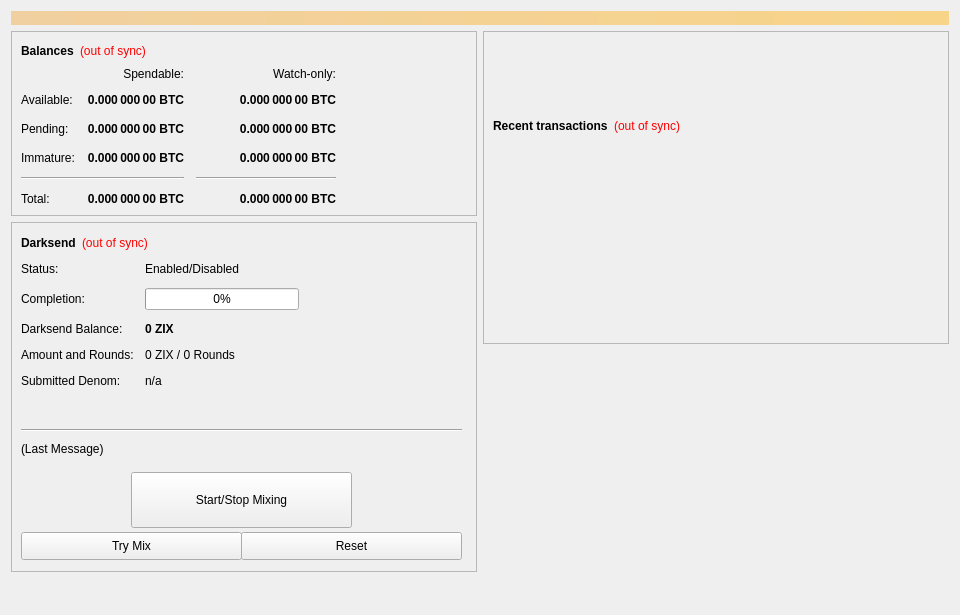
<?xml version="1.0" encoding="UTF-8"?>
<ui version="4.0">
 <class>OverviewPage</class>
 <widget class="QWidget" name="OverviewPage">
  <property name="geometry">
   <rect>
    <x>0</x>
    <y>0</y>
    <width>960</width>
    <height>615</height>
   </rect>
  </property>
  <property name="minimumSize">
   <size>
    <width>960</width>
    <height>0</height>
   </size>
  </property>
  <property name="windowTitle">
   <string>Form</string>
  </property>
  <layout class="QVBoxLayout" name="topLayout">
   <item>
    <widget class="QLabel" name="labelAlerts">
     <property name="visible">
      <bool>false</bool>
     </property>
     <property name="styleSheet">
      <string notr="true">background-color: qlineargradient(x1: 0, y1: 0, x2: 1, y2: 0, stop:0 #F0D0A0, stop:1 #F8D488); color:#000000;</string>
     </property>
     <property name="wordWrap">
      <bool>true</bool>
     </property>
     <property name="margin">
      <number>3</number>
     </property>
    </widget>
   </item>
   <item>
    <layout class="QHBoxLayout" name="horizontalLayout" stretch="1,1">
     <item>
      <layout class="QVBoxLayout" name="verticalLayout_2">
       <item>
        <widget class="QFrame" name="frame">
         <property name="frameShape">
          <enum>QFrame::StyledPanel</enum>
         </property>
         <property name="frameShadow">
          <enum>QFrame::Raised</enum>
         </property>
         <layout class="QVBoxLayout" name="verticalLayout_4">
          <item>
           <layout class="QHBoxLayout" name="horizontalLayout_4">
            <item>
             <widget class="QLabel" name="label_5">
              <property name="font">
               <font>
                <weight>75</weight>
                <bold>true</bold>
               </font>
              </property>
              <property name="text">
               <string>Balances</string>
              </property>
             </widget>
            </item>
            <item>
             <widget class="QLabel" name="labelWalletStatus">
              <property name="cursor">
               <cursorShape>WhatsThisCursor</cursorShape>
              </property>
              <property name="toolTip">
               <string>The displayed information may be out of date. Your wallet automatically synchronizes with the ZIX network after a connection is established, but this process has not completed yet.</string>
              </property>
              <property name="styleSheet">
               <string notr="true">QLabel { color: red; }</string>
              </property>
              <property name="text">
               <string notr="true">(out of sync)</string>
              </property>
              <property name="alignment">
               <set>Qt::AlignLeading|Qt::AlignLeft|Qt::AlignVCenter</set>
              </property>
             </widget>
            </item>
            <item>
             <spacer name="horizontalSpacer_3">
              <property name="orientation">
               <enum>Qt::Horizontal</enum>
              </property>
              <property name="sizeHint" stdset="0">
               <size>
                <width>40</width>
                <height>20</height>
               </size>
              </property>
             </spacer>
            </item>
           </layout>
          </item>
          <item>
           <layout class="QGridLayout" name="gridLayout">
            <property name="spacing">
             <number>12</number>
            </property>
            <item row="2" column="2">
             <widget class="QLabel" name="labelWatchPending">
              <property name="font">
               <font>
                <weight>75</weight>
                <bold>true</bold>
               </font>
              </property>
              <property name="cursor">
               <cursorShape>IBeamCursor</cursorShape>
              </property>
              <property name="toolTip">
               <string>Unconfirmed transactions to watch-only addresses</string>
              </property>
              <property name="text">
               <string notr="true">0.000 000 00 BTC</string>
              </property>
              <property name="alignment">
               <set>Qt::AlignRight|Qt::AlignTrailing|Qt::AlignVCenter</set>
              </property>
              <property name="textInteractionFlags">
               <set>Qt::LinksAccessibleByMouse|Qt::TextSelectableByKeyboard|Qt::TextSelectableByMouse</set>
              </property>
             </widget>
            </item>
            <item row="2" column="1">
             <widget class="QLabel" name="labelUnconfirmed">
              <property name="font">
               <font>
                <weight>75</weight>
                <bold>true</bold>
               </font>
              </property>
              <property name="cursor">
               <cursorShape>IBeamCursor</cursorShape>
              </property>
              <property name="toolTip">
               <string>Total of transactions that have yet to be confirmed, and do not yet count toward the spendable balance</string>
              </property>
              <property name="text">
               <string notr="true">0.000 000 00 BTC</string>
              </property>
              <property name="alignment">
               <set>Qt::AlignRight|Qt::AlignTrailing|Qt::AlignVCenter</set>
              </property>
              <property name="textInteractionFlags">
               <set>Qt::LinksAccessibleByMouse|Qt::TextSelectableByKeyboard|Qt::TextSelectableByMouse</set>
              </property>
             </widget>
            </item>
            <item row="3" column="2">
             <widget class="QLabel" name="labelWatchImmature">
              <property name="font">
               <font>
                <weight>75</weight>
                <bold>true</bold>
               </font>
              </property>
              <property name="cursor">
               <cursorShape>IBeamCursor</cursorShape>
              </property>
              <property name="toolTip">
               <string>Staked or masternode rewards in watch-only addresses that has not yet matured</string>
              </property>
              <property name="text">
               <string notr="true">0.000 000 00 BTC</string>
              </property>
              <property name="alignment">
               <set>Qt::AlignRight|Qt::AlignTrailing|Qt::AlignVCenter</set>
              </property>
              <property name="textInteractionFlags">
               <set>Qt::LinksAccessibleByMouse|Qt::TextSelectableByKeyboard|Qt::TextSelectableByMouse</set>
              </property>
             </widget>
            </item>
            <item row="4" column="0" colspan="2">
             <widget class="Line" name="lineSpendableBalance">
              <property name="orientation">
               <enum>Qt::Horizontal</enum>
              </property>
             </widget>
            </item>
            <item row="4" column="2">
             <widget class="Line" name="lineWatchBalance">
              <property name="sizePolicy">
               <sizepolicy hsizetype="Preferred" vsizetype="Fixed">
                <horstretch>0</horstretch>
                <verstretch>0</verstretch>
               </sizepolicy>
              </property>
              <property name="minimumSize">
               <size>
                <width>140</width>
                <height>0</height>
               </size>
              </property>
              <property name="orientation">
               <enum>Qt::Horizontal</enum>
              </property>
             </widget>
            </item>
            <item row="5" column="0">
             <widget class="QLabel" name="labelTotalText">
              <property name="text">
               <string>Total:</string>
              </property>
             </widget>
            </item>
            <item row="3" column="1">
             <widget class="QLabel" name="labelImmature">
              <property name="font">
               <font>
                <weight>75</weight>
                <bold>true</bold>
               </font>
              </property>
              <property name="cursor">
               <cursorShape>IBeamCursor</cursorShape>
              </property>
              <property name="toolTip">
               <string>Staked or masternode rewards that has not yet matured</string>
              </property>
              <property name="text">
               <string notr="true">0.000 000 00 BTC</string>
              </property>
              <property name="alignment">
               <set>Qt::AlignRight|Qt::AlignTrailing|Qt::AlignVCenter</set>
              </property>
              <property name="textInteractionFlags">
               <set>Qt::LinksAccessibleByMouse|Qt::TextSelectableByKeyboard|Qt::TextSelectableByMouse</set>
              </property>
             </widget>
            </item>
            <item row="2" column="3">
             <spacer name="horizontalSpacer_2">
              <property name="orientation">
               <enum>Qt::Horizontal</enum>
              </property>
              <property name="sizeHint" stdset="0">
               <size>
                <width>40</width>
                <height>20</height>
               </size>
              </property>
             </spacer>
            </item>
            <item row="3" column="0">
             <widget class="QLabel" name="labelImmatureText">
              <property name="text">
               <string>Immature:</string>
              </property>
             </widget>
            </item>
            <item row="5" column="1">
             <widget class="QLabel" name="labelTotal">
              <property name="font">
               <font>
                <weight>75</weight>
                <bold>true</bold>
               </font>
              </property>
              <property name="cursor">
               <cursorShape>IBeamCursor</cursorShape>
              </property>
              <property name="toolTip">
               <string>Your current total balance</string>
              </property>
              <property name="text">
               <string notr="true">0.000 000 00 BTC</string>
              </property>
              <property name="alignment">
               <set>Qt::AlignRight|Qt::AlignTrailing|Qt::AlignVCenter</set>
              </property>
              <property name="textInteractionFlags">
               <set>Qt::LinksAccessibleByMouse|Qt::TextSelectableByKeyboard|Qt::TextSelectableByMouse</set>
              </property>
             </widget>
            </item>
            <item row="5" column="2">
             <widget class="QLabel" name="labelWatchTotal">
              <property name="font">
               <font>
                <weight>75</weight>
                <bold>true</bold>
               </font>
              </property>
              <property name="cursor">
               <cursorShape>IBeamCursor</cursorShape>
              </property>
              <property name="toolTip">
               <string>Current total balance in watch-only addresses</string>
              </property>
              <property name="text">
               <string notr="true">0.000 000 00 BTC</string>
              </property>
              <property name="alignment">
               <set>Qt::AlignRight|Qt::AlignTrailing|Qt::AlignVCenter</set>
              </property>
              <property name="textInteractionFlags">
               <set>Qt::LinksAccessibleByMouse|Qt::TextSelectableByKeyboard|Qt::TextSelectableByMouse</set>
              </property>
             </widget>
            </item>
            <item row="0" column="2">
             <widget class="QLabel" name="labelWatchonly">
              <property name="text">
               <string>Watch-only:</string>
              </property>
              <property name="alignment">
               <set>Qt::AlignRight|Qt::AlignTrailing|Qt::AlignVCenter</set>
              </property>
             </widget>
            </item>
            <item row="1" column="0">
             <widget class="QLabel" name="labelBalanceText">
              <property name="text">
               <string>Available:</string>
              </property>
             </widget>
            </item>
            <item row="1" column="1">
             <widget class="QLabel" name="labelBalance">
              <property name="font">
               <font>
                <weight>75</weight>
                <bold>true</bold>
               </font>
              </property>
              <property name="cursor">
               <cursorShape>IBeamCursor</cursorShape>
              </property>
              <property name="toolTip">
               <string>Your current spendable balance</string>
              </property>
              <property name="text">
               <string notr="true">0.000 000 00 BTC</string>
              </property>
              <property name="alignment">
               <set>Qt::AlignRight|Qt::AlignTrailing|Qt::AlignVCenter</set>
              </property>
              <property name="textInteractionFlags">
               <set>Qt::LinksAccessibleByMouse|Qt::TextSelectableByKeyboard|Qt::TextSelectableByMouse</set>
              </property>
             </widget>
            </item>
            <item row="1" column="2">
             <widget class="QLabel" name="labelWatchAvailable">
              <property name="font">
               <font>
                <weight>75</weight>
                <bold>true</bold>
               </font>
              </property>
              <property name="cursor">
               <cursorShape>IBeamCursor</cursorShape>
              </property>
              <property name="toolTip">
               <string>Your current balance in watch-only addresses</string>
              </property>
              <property name="text">
               <string notr="true">0.000 000 00 BTC</string>
              </property>
              <property name="alignment">
               <set>Qt::AlignRight|Qt::AlignTrailing|Qt::AlignVCenter</set>
              </property>
              <property name="textInteractionFlags">
               <set>Qt::LinksAccessibleByMouse|Qt::TextSelectableByKeyboard|Qt::TextSelectableByMouse</set>
              </property>
             </widget>
            </item>
            <item row="2" column="0">
             <widget class="QLabel" name="labelPendingText">
              <property name="text">
               <string>Pending:</string>
              </property>
             </widget>
            </item>
            <item row="0" column="1">
             <widget class="QLabel" name="labelSpendable">
              <property name="text">
               <string>Spendable:</string>
              </property>
              <property name="alignment">
               <set>Qt::AlignRight|Qt::AlignTrailing|Qt::AlignVCenter</set>
              </property>
             </widget>
            </item>
           </layout>
          </item>
         </layout>
        </widget>
       </item>
       <item>
        <widget class="QFrame" name="frameDarksend">
         <property name="minimumSize">
          <size>
           <width>0</width>
           <height>350</height>
          </size>
         </property>
         <property name="layoutDirection">
          <enum>Qt::LeftToRight</enum>
         </property>
         <property name="frameShape">
          <enum>QFrame::StyledPanel</enum>
         </property>
         <property name="frameShadow">
          <enum>QFrame::Raised</enum>
         </property>
         <widget class="QWidget" name="formLayoutWidget">
          <property name="geometry">
           <rect>
            <x>10</x>
            <y>40</y>
            <width>451</width>
            <height>161</height>
           </rect>
          </property>
          <layout class="QFormLayout" name="formLayout">
           <property name="fieldGrowthPolicy">
            <enum>QFormLayout::AllNonFixedFieldsGrow</enum>
           </property>
           <property name="horizontalSpacing">
            <number>11</number>
           </property>
           <property name="verticalSpacing">
            <number>12</number>
           </property>
           <item row="0" column="0">
            <widget class="QLabel" name="label_6">
             <property name="text">
              <string>Status:</string>
             </property>
            </widget>
           </item>
           <item row="1" column="0">
            <widget class="QLabel" name="label_7">
             <property name="text">
              <string>Completion:</string>
             </property>
            </widget>
           </item>
           <item row="1" column="1">
            <widget class="QProgressBar" name="DarksendProgress">
             <property name="maximumSize">
              <size>
               <width>154</width>
               <height>16777215</height>
              </size>
             </property>
             <property name="value">
              <number>0</number>
             </property>
            </widget>
           </item>
           <item row="2" column="0">
            <widget class="QLabel" name="labelAnonymizedText">
             <property name="text">
              <string>Darksend Balance:</string>
             </property>
            </widget>
           </item>
           <item row="2" column="1">
            <widget class="QLabel" name="labelAnonymized">
             <property name="font">
              <font>
               <weight>75</weight>
               <bold>true</bold>
              </font>
             </property>
             <property name="text">
              <string notr="true">0 ZIX</string>
             </property>
            </widget>
           </item>
           <item row="3" column="0">
            <widget class="QLabel" name="label_8">
             <property name="text">
              <string>Amount and Rounds:</string>
             </property>
            </widget>
           </item>
           <item row="3" column="1">
            <widget class="QLabel" name="labelAmountRounds">
             <property name="text">
              <string>0 ZIX / 0 Rounds</string>
             </property>
            </widget>
           </item>
           <item row="4" column="0">
            <widget class="QLabel" name="label_9">
             <property name="text">
              <string>Submitted Denom:</string>
             </property>
            </widget>
           </item>
           <item row="4" column="1">
            <widget class="QLabel" name="labelSubmittedDenom">
             <property name="toolTip">
              <string>The denominations you submitted to the Masternode.&lt;br&gt;To mix, other users must submit the exact same denominations.</string>
             </property>
             <property name="text">
              <string>n/a</string>
             </property>
            </widget>
           </item>
           <item row="0" column="1">
            <widget class="QLabel" name="DarksendEnabled">
             <property name="text">
              <string>Enabled/Disabled</string>
             </property>
            </widget>
           </item>
          </layout>
         </widget>
         <widget class="QPushButton" name="runAutoDenom">
          <property name="geometry">
           <rect>
            <x>251</x>
            <y>17</y>
            <width>1</width>
            <height>1</height>
           </rect>
          </property>
          <property name="palette">
           <palette>
            <active>
             <colorrole role="WindowText">
              <brush brushstyle="SolidPattern">
               <color alpha="255">
                <red>0</red>
                <green>0</green>
                <blue>0</blue>
               </color>
              </brush>
             </colorrole>
             <colorrole role="Button">
              <brush brushstyle="SolidPattern">
               <color alpha="255">
                <red>239</red>
                <green>238</green>
                <blue>238</blue>
               </color>
              </brush>
             </colorrole>
             <colorrole role="Light">
              <brush brushstyle="SolidPattern">
               <color alpha="255">
                <red>255</red>
                <green>255</green>
                <blue>255</blue>
               </color>
              </brush>
             </colorrole>
             <colorrole role="Midlight">
              <brush brushstyle="SolidPattern">
               <color alpha="255">
                <red>247</red>
                <green>246</green>
                <blue>246</blue>
               </color>
              </brush>
             </colorrole>
             <colorrole role="Dark">
              <brush brushstyle="SolidPattern">
               <color alpha="255">
                <red>119</red>
                <green>119</green>
                <blue>119</blue>
               </color>
              </brush>
             </colorrole>
             <colorrole role="Mid">
              <brush brushstyle="SolidPattern">
               <color alpha="255">
                <red>159</red>
                <green>159</green>
                <blue>159</blue>
               </color>
              </brush>
             </colorrole>
             <colorrole role="Text">
              <brush brushstyle="SolidPattern">
               <color alpha="255">
                <red>0</red>
                <green>0</green>
                <blue>0</blue>
               </color>
              </brush>
             </colorrole>
             <colorrole role="BrightText">
              <brush brushstyle="SolidPattern">
               <color alpha="255">
                <red>255</red>
                <green>255</green>
                <blue>255</blue>
               </color>
              </brush>
             </colorrole>
             <colorrole role="ButtonText">
              <brush brushstyle="SolidPattern">
               <color alpha="255">
                <red>0</red>
                <green>0</green>
                <blue>0</blue>
               </color>
              </brush>
             </colorrole>
             <colorrole role="Base">
              <brush brushstyle="SolidPattern">
               <color alpha="255">
                <red>255</red>
                <green>255</green>
                <blue>255</blue>
               </color>
              </brush>
             </colorrole>
             <colorrole role="Window">
              <brush brushstyle="SolidPattern">
               <color alpha="255">
                <red>239</red>
                <green>238</green>
                <blue>238</blue>
               </color>
              </brush>
             </colorrole>
             <colorrole role="Shadow">
              <brush brushstyle="SolidPattern">
               <color alpha="255">
                <red>0</red>
                <green>0</green>
                <blue>0</blue>
               </color>
              </brush>
             </colorrole>
             <colorrole role="AlternateBase">
              <brush brushstyle="SolidPattern">
               <color alpha="255">
                <red>247</red>
                <green>246</green>
                <blue>246</blue>
               </color>
              </brush>
             </colorrole>
             <colorrole role="ToolTipBase">
              <brush brushstyle="SolidPattern">
               <color alpha="255">
                <red>255</red>
                <green>255</green>
                <blue>220</blue>
               </color>
              </brush>
             </colorrole>
             <colorrole role="ToolTipText">
              <brush brushstyle="SolidPattern">
               <color alpha="255">
                <red>0</red>
                <green>0</green>
                <blue>0</blue>
               </color>
              </brush>
             </colorrole>
            </active>
            <inactive>
             <colorrole role="WindowText">
              <brush brushstyle="SolidPattern">
               <color alpha="255">
                <red>0</red>
                <green>0</green>
                <blue>0</blue>
               </color>
              </brush>
             </colorrole>
             <colorrole role="Button">
              <brush brushstyle="SolidPattern">
               <color alpha="255">
                <red>239</red>
                <green>238</green>
                <blue>238</blue>
               </color>
              </brush>
             </colorrole>
             <colorrole role="Light">
              <brush brushstyle="SolidPattern">
               <color alpha="255">
                <red>255</red>
                <green>255</green>
                <blue>255</blue>
               </color>
              </brush>
             </colorrole>
             <colorrole role="Midlight">
              <brush brushstyle="SolidPattern">
               <color alpha="255">
                <red>247</red>
                <green>246</green>
                <blue>246</blue>
               </color>
              </brush>
             </colorrole>
             <colorrole role="Dark">
              <brush brushstyle="SolidPattern">
               <color alpha="255">
                <red>119</red>
                <green>119</green>
                <blue>119</blue>
               </color>
              </brush>
             </colorrole>
             <colorrole role="Mid">
              <brush brushstyle="SolidPattern">
               <color alpha="255">
                <red>159</red>
                <green>159</green>
                <blue>159</blue>
               </color>
              </brush>
             </colorrole>
             <colorrole role="Text">
              <brush brushstyle="SolidPattern">
               <color alpha="255">
                <red>0</red>
                <green>0</green>
                <blue>0</blue>
               </color>
              </brush>
             </colorrole>
             <colorrole role="BrightText">
              <brush brushstyle="SolidPattern">
               <color alpha="255">
                <red>255</red>
                <green>255</green>
                <blue>255</blue>
               </color>
              </brush>
             </colorrole>
             <colorrole role="ButtonText">
              <brush brushstyle="SolidPattern">
               <color alpha="255">
                <red>0</red>
                <green>0</green>
                <blue>0</blue>
               </color>
              </brush>
             </colorrole>
             <colorrole role="Base">
              <brush brushstyle="SolidPattern">
               <color alpha="255">
                <red>255</red>
                <green>255</green>
                <blue>255</blue>
               </color>
              </brush>
             </colorrole>
             <colorrole role="Window">
              <brush brushstyle="SolidPattern">
               <color alpha="255">
                <red>239</red>
                <green>238</green>
                <blue>238</blue>
               </color>
              </brush>
             </colorrole>
             <colorrole role="Shadow">
              <brush brushstyle="SolidPattern">
               <color alpha="255">
                <red>0</red>
                <green>0</green>
                <blue>0</blue>
               </color>
              </brush>
             </colorrole>
             <colorrole role="AlternateBase">
              <brush brushstyle="SolidPattern">
               <color alpha="255">
                <red>247</red>
                <green>246</green>
                <blue>246</blue>
               </color>
              </brush>
             </colorrole>
             <colorrole role="ToolTipBase">
              <brush brushstyle="SolidPattern">
               <color alpha="255">
                <red>255</red>
                <green>255</green>
                <blue>220</blue>
               </color>
              </brush>
             </colorrole>
             <colorrole role="ToolTipText">
              <brush brushstyle="SolidPattern">
               <color alpha="255">
                <red>0</red>
                <green>0</green>
                <blue>0</blue>
               </color>
              </brush>
             </colorrole>
            </inactive>
            <disabled>
             <colorrole role="WindowText">
              <brush brushstyle="SolidPattern">
               <color alpha="255">
                <red>119</red>
                <green>119</green>
                <blue>119</blue>
               </color>
              </brush>
             </colorrole>
             <colorrole role="Button">
              <brush brushstyle="SolidPattern">
               <color alpha="255">
                <red>239</red>
                <green>238</green>
                <blue>238</blue>
               </color>
              </brush>
             </colorrole>
             <colorrole role="Light">
              <brush brushstyle="SolidPattern">
               <color alpha="255">
                <red>255</red>
                <green>255</green>
                <blue>255</blue>
               </color>
              </brush>
             </colorrole>
             <colorrole role="Midlight">
              <brush brushstyle="SolidPattern">
               <color alpha="255">
                <red>247</red>
                <green>246</green>
                <blue>246</blue>
               </color>
              </brush>
             </colorrole>
             <colorrole role="Dark">
              <brush brushstyle="SolidPattern">
               <color alpha="255">
                <red>119</red>
                <green>119</green>
                <blue>119</blue>
               </color>
              </brush>
             </colorrole>
             <colorrole role="Mid">
              <brush brushstyle="SolidPattern">
               <color alpha="255">
                <red>159</red>
                <green>159</green>
                <blue>159</blue>
               </color>
              </brush>
             </colorrole>
             <colorrole role="Text">
              <brush brushstyle="SolidPattern">
               <color alpha="255">
                <red>119</red>
                <green>119</green>
                <blue>119</blue>
               </color>
              </brush>
             </colorrole>
             <colorrole role="BrightText">
              <brush brushstyle="SolidPattern">
               <color alpha="255">
                <red>255</red>
                <green>255</green>
                <blue>255</blue>
               </color>
              </brush>
             </colorrole>
             <colorrole role="ButtonText">
              <brush brushstyle="SolidPattern">
               <color alpha="255">
                <red>119</red>
                <green>119</green>
                <blue>119</blue>
               </color>
              </brush>
             </colorrole>
             <colorrole role="Base">
              <brush brushstyle="SolidPattern">
               <color alpha="255">
                <red>239</red>
                <green>238</green>
                <blue>238</blue>
               </color>
              </brush>
             </colorrole>
             <colorrole role="Window">
              <brush brushstyle="SolidPattern">
               <color alpha="255">
                <red>239</red>
                <green>238</green>
                <blue>238</blue>
               </color>
              </brush>
             </colorrole>
             <colorrole role="Shadow">
              <brush brushstyle="SolidPattern">
               <color alpha="255">
                <red>0</red>
                <green>0</green>
                <blue>0</blue>
               </color>
              </brush>
             </colorrole>
             <colorrole role="AlternateBase">
              <brush brushstyle="SolidPattern">
               <color alpha="255">
                <red>239</red>
                <green>238</green>
                <blue>238</blue>
               </color>
              </brush>
             </colorrole>
             <colorrole role="ToolTipBase">
              <brush brushstyle="SolidPattern">
               <color alpha="255">
                <red>255</red>
                <green>255</green>
                <blue>220</blue>
               </color>
              </brush>
             </colorrole>
             <colorrole role="ToolTipText">
              <brush brushstyle="SolidPattern">
               <color alpha="255">
                <red>0</red>
                <green>0</green>
                <blue>0</blue>
               </color>
              </brush>
             </colorrole>
            </disabled>
           </palette>
          </property>
          <property name="focusPolicy">
           <enum>Qt::NoFocus</enum>
          </property>
          <property name="autoFillBackground">
           <bool>true</bool>
          </property>
          <property name="text">
           <string/>
          </property>
          <property name="flat">
           <bool>true</bool>
          </property>
         </widget>
         <widget class="QPushButton" name="toggleDarksend">
          <property name="geometry">
           <rect>
            <x>120</x>
            <y>250</y>
            <width>221</width>
            <height>56</height>
           </rect>
          </property>
          <property name="sizePolicy">
           <sizepolicy hsizetype="MinimumExpanding" vsizetype="Fixed">
            <horstretch>0</horstretch>
            <verstretch>0</verstretch>
           </sizepolicy>
          </property>
          <property name="text">
           <string>Start/Stop Mixing</string>
          </property>
         </widget>
         <widget class="Line" name="lineLastMessage">
          <property name="geometry">
           <rect>
            <x>10</x>
            <y>200</y>
            <width>441</width>
            <height>16</height>
           </rect>
          </property>
          <property name="orientation">
           <enum>Qt::Horizontal</enum>
          </property>
         </widget>
         <widget class="QLabel" name="DarksendStatus">
          <property name="geometry">
           <rect>
            <x>10</x>
            <y>220</y>
            <width>451</width>
            <height>61</height>
           </rect>
          </property>
          <property name="minimumSize">
           <size>
            <width>288</width>
            <height>43</height>
           </size>
          </property>
          <property name="text">
           <string>(Last Message)</string>
          </property>
          <property name="alignment">
           <set>Qt::AlignLeading|Qt::AlignLeft|Qt::AlignTop</set>
          </property>
          <property name="wordWrap">
           <bool>true</bool>
          </property>
         </widget>
         <widget class="QPushButton" name="DarksendAuto">
          <property name="geometry">
           <rect>
            <x>10</x>
            <y>310</y>
            <width>221</width>
            <height>28</height>
           </rect>
          </property>
          <property name="sizePolicy">
           <sizepolicy hsizetype="MinimumExpanding" vsizetype="Fixed">
            <horstretch>0</horstretch>
            <verstretch>0</verstretch>
           </sizepolicy>
          </property>
          <property name="toolTip">
           <string>Try to manually submit a Darksend request.</string>
          </property>
          <property name="text">
           <string>Try Mix</string>
          </property>
         </widget>
         <widget class="QPushButton" name="DarksendReset">
          <property name="geometry">
           <rect>
            <x>230</x>
            <y>310</y>
            <width>221</width>
            <height>28</height>
           </rect>
          </property>
          <property name="sizePolicy">
           <sizepolicy hsizetype="MinimumExpanding" vsizetype="Fixed">
            <horstretch>0</horstretch>
            <verstretch>0</verstretch>
           </sizepolicy>
          </property>
          <property name="toolTip">
           <string>Reset the current status of Darksend (can interrupt Darksend if it's in the process of Mixing, which can cost you money!)</string>
          </property>
          <property name="autoFillBackground">
           <bool>false</bool>
          </property>
          <property name="text">
           <string>Reset</string>
          </property>
         </widget>
         <widget class="QWidget" name="layoutWidget">
          <property name="geometry">
           <rect>
            <x>10</x>
            <y>10</y>
            <width>431</width>
            <height>22</height>
           </rect>
          </property>
          <layout class="QHBoxLayout" name="horizontalLayout_5">
           <item>
            <widget class="QLabel" name="label_2">
             <property name="font">
              <font>
               <weight>75</weight>
               <bold>true</bold>
              </font>
             </property>
             <property name="text">
              <string>Darksend</string>
             </property>
            </widget>
           </item>
           <item>
            <widget class="QLabel" name="labelDarksendSyncStatus">
             <property name="toolTip">
              <string>The displayed information may be out of date. Your wallet automatically synchronizes with the ZIX network after a connection is established, but this process has not completed yet.</string>
             </property>
             <property name="styleSheet">
              <string notr="true">QLabel { color: red; }</string>
             </property>
             <property name="text">
              <string notr="true">(out of sync)</string>
             </property>
             <property name="alignment">
              <set>Qt::AlignLeading|Qt::AlignLeft|Qt::AlignVCenter</set>
             </property>
            </widget>
           </item>
           <item>
            <spacer name="horizontalSpacer_4">
             <property name="orientation">
              <enum>Qt::Horizontal</enum>
             </property>
             <property name="sizeHint" stdset="0">
              <size>
               <width>40</width>
               <height>20</height>
              </size>
             </property>
            </spacer>
           </item>
          </layout>
         </widget>
        </widget>
       </item>
       <item>
        <spacer name="verticalSpacer">
         <property name="orientation">
          <enum>Qt::Vertical</enum>
         </property>
         <property name="sizeHint" stdset="0">
          <size>
           <width>20</width>
           <height>40</height>
          </size>
         </property>
        </spacer>
       </item>
      </layout>
     </item>
     <item>
      <layout class="QVBoxLayout" name="verticalLayout_3">
       <item>
        <widget class="QFrame" name="frame_2">
         <property name="frameShape">
          <enum>QFrame::StyledPanel</enum>
         </property>
         <property name="frameShadow">
          <enum>QFrame::Raised</enum>
         </property>
         <layout class="QVBoxLayout" name="verticalLayout">
          <item>
           <spacer name="verticalSpacer_3">
            <property name="orientation">
             <enum>Qt::Vertical</enum>
            </property>
            <property name="sizeType">
             <enum>QSizePolicy::Fixed</enum>
            </property>
            <property name="sizeHint" stdset="0">
             <size>
              <width>20</width>
              <height>75</height>
             </size>
            </property>
           </spacer>
          </item>
          <item>
           <layout class="QHBoxLayout" name="horizontalLayout_2">
            <item>
             <widget class="QLabel" name="label_4">
              <property name="font">
               <font>
                <weight>75</weight>
                <bold>true</bold>
               </font>
              </property>
              <property name="text">
               <string>Recent transactions</string>
              </property>
             </widget>
            </item>
            <item>
             <widget class="QLabel" name="labelTransactionsStatus">
              <property name="cursor">
               <cursorShape>WhatsThisCursor</cursorShape>
              </property>
              <property name="toolTip">
               <string>The displayed information may be out of date. Your wallet automatically synchronizes with the ZIX network after a connection is established, but this process has not completed yet.</string>
              </property>
              <property name="styleSheet">
               <string notr="true">QLabel { color: red; }</string>
              </property>
              <property name="text">
               <string notr="true">(out of sync)</string>
              </property>
              <property name="alignment">
               <set>Qt::AlignRight|Qt::AlignTrailing|Qt::AlignVCenter</set>
              </property>
             </widget>
            </item>
            <item>
             <spacer name="horizontalSpacer">
              <property name="orientation">
               <enum>Qt::Horizontal</enum>
              </property>
              <property name="sizeHint" stdset="0">
               <size>
                <width>40</width>
                <height>20</height>
               </size>
              </property>
             </spacer>
            </item>
           </layout>
          </item>
          <item>
           <widget class="QListView" name="listTransactions">
            <property name="styleSheet">
             <string notr="true">QListView { background: transparent; }</string>
            </property>
            <property name="frameShape">
             <enum>QFrame::NoFrame</enum>
            </property>
            <property name="verticalScrollBarPolicy">
             <enum>Qt::ScrollBarAlwaysOff</enum>
            </property>
            <property name="horizontalScrollBarPolicy">
             <enum>Qt::ScrollBarAlwaysOff</enum>
            </property>
            <property name="selectionMode">
             <enum>QAbstractItemView::NoSelection</enum>
            </property>
           </widget>
          </item>
         </layout>
        </widget>
       </item>
       <item>
        <spacer name="verticalSpacer_2">
         <property name="orientation">
          <enum>Qt::Vertical</enum>
         </property>
         <property name="sizeType">
          <enum>QSizePolicy::Expanding</enum>
         </property>
         <property name="sizeHint" stdset="0">
          <size>
           <width>20</width>
           <height>40</height>
          </size>
         </property>
        </spacer>
       </item>
      </layout>
     </item>
    </layout>
   </item>
  </layout>
 </widget>
 <resources/>
 <connections/>
</ui>
